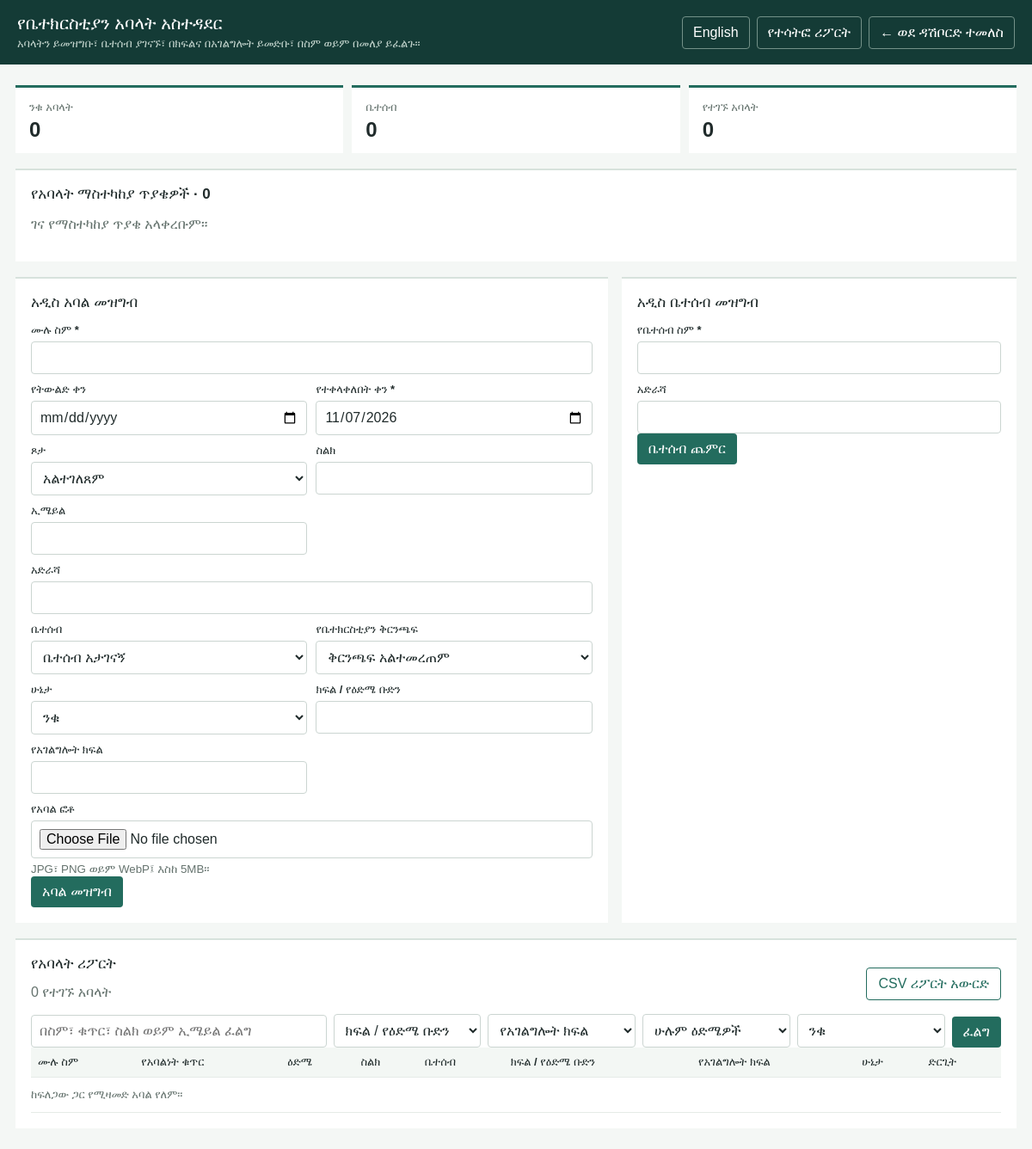
The page /admin_church_members.php (signed in) on the database as committed earlier.
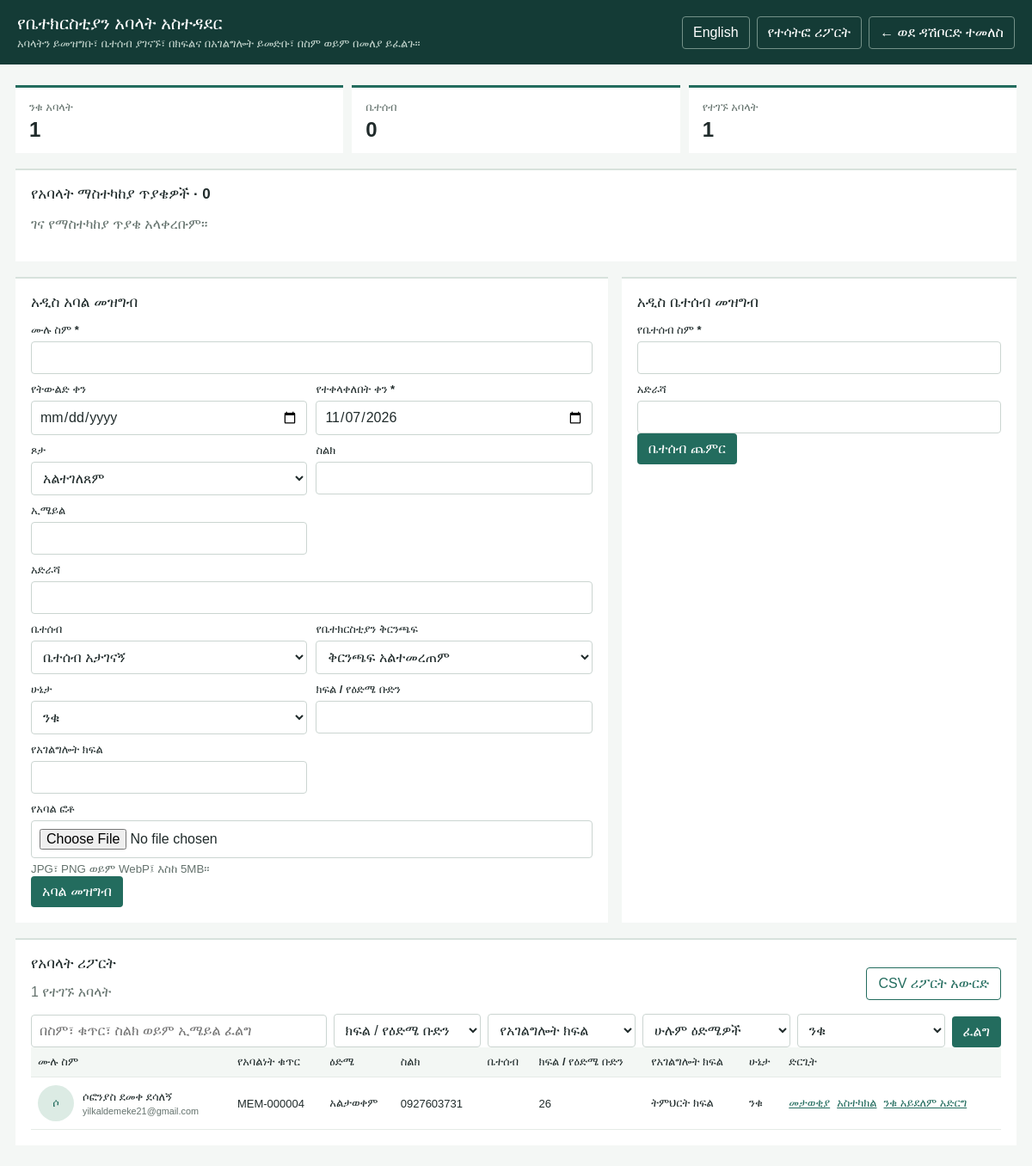
The same page on the database as committed later.
### tables this page shows
CREATE TABLE `church_members` (
  `id` int(10) unsigned NOT NULL AUTO_INCREMENT,
  `member_number` varchar(30) NOT NULL,
  `verification_token` char(64) DEFAULT NULL,
  `full_name` varchar(180) NOT NULL,
  `phone` varchar(40) DEFAULT NULL,
  `email` varchar(190) DEFAULT NULL,
  `gender` varchar(30) DEFAULT NULL,
  `address` varchar(255) DEFAULT NULL,
  `birth_date` date DEFAULT NULL,
  `photo_path` varchar(255) DEFAULT NULL,
  `family_id` int(10) unsigned DEFAULT NULL,
  `branch_id` int(10) unsigned DEFAULT NULL,
  `class_group` varchar(100) DEFAULT NULL,
  `service_group` varchar(100) DEFAULT NULL,
  `joined_on` date NOT NULL,
  `status` enum('active','inactive') NOT NULL DEFAULT 'active',
  `created_at` datetime NOT NULL DEFAULT current_timestamp(),
  `updated_at` datetime NOT NULL DEFAULT current_timestamp() ON UPDATE current_timestamp(),
  PRIMARY KEY (`id`),
  UNIQUE KEY `uq_church_member_number` (`member_number`),
  UNIQUE KEY `uq_church_member_verification_token` (`verification_token`),
  KEY `idx_church_members_status` (`status`),
  KEY `idx_church_members_name` (`full_name`),
  KEY `idx_church_members_family` (`family_id`),
  KEY `idx_church_members_branch` (`branch_id`),
  CONSTRAINT `fk_church_member_branch` FOREIGN KEY (`branch_id`) REFERENCES `church_branches` (`id`) ON DELETE SET NULL,
  CONSTRAINT `fk_church_member_family` FOREIGN KEY (`family_id`) REFERENCES `church_families` (`id`) ON DELETE SET NULL
);

### admin_management_i18n.php (called while the page is built, shortened)
<?php
$adminManagementLanguage = $_GET['lang'] ?? $_SESSION['admin_lang'] ?? 'am';
function adminManagementText(string $key): string
{
    global $adminManagementLanguage;
    return $translations[$key][$adminManagementLanguage] ?? $translations[$key]['en'] ?? $key;
}

### db.php (called while the page is built, shortened)
<?php
if (!function_exists('safe')) {
    function safe($value): string
    {
        if (is_scalar($value)) {
            return htmlspecialchars((string)$value, ENT_QUOTES, 'UTF-8');
        }
        return '';
    }
}

### admin_church_members.php (the view, shortened to what the rows shown need)
<?php
require_once __DIR__ . '/db.php';
require_once __DIR__ . '/management_schema.php';
require_once __DIR__ . '/admin_management_i18n.php';
$statusFilter = (string)($_GET['status'] ?? 'active');
$where = [];
$params = [];
if ($statusFilter !== 'all') {
    $where[] = 'm.status = :status';
    $params[':status'] = $statusFilter;
}
$whereSql = $where ? ' WHERE ' . implode(' AND ', $where) : '';
$query = 'SELECT m.*, f.family_name, f.family_number, b.branch_name, TIMESTAMPDIFF(YEAR, m.birth_date, CURDATE()) AS age FROM church_members m LEFT JOIN church_families f ON f.id = m.family_id LEFT JOIN church_branches b ON b.id = m.branch_id' . $whereSql . ' ORDER BY m.full_name ASC';
$stmt = $pdo->prepare($query);
$stmt->execute($params);
$stmt->execute($params);
$members = $stmt->fetchAll(PDO::FETCH_ASSOC);
?>
<!DOCTYPE html>
<html lang="<?php echo safe($adminManagementLanguage); ?>">
<head>
</head>
<body>
<header class="topbar"><div><h1><?php echo safe(adminManagementText('church_members_page')); ?></h1></div></header>
<main class="wrap">
    <section class="section" id="member-report">
        <div class="table-wrap"><table><thead><tr><th><?php echo safe(adminManagementText('full_name')); ?></th><th><?php echo safe(adminManagementText('member_number')); ?></th><th><?php echo safe(adminManagementText('member_age')); ?></th><th><?php echo safe(adminManagementText('phone')); ?></th><th><?php echo safe(adminManagementText('member_family')); ?></th><th><?php echo safe(adminManagementText('member_class_group')); ?></th><th><?php echo safe(adminManagementText('member_service_group')); ?></th><th><?php echo safe(adminManagementText('status')); ?></th><th class="no-print"><?php echo safe(adminManagementText('action')); ?></th></tr></thead><tbody>
        <?php if (!$members): ?><tr><td colspan="9" class="empty"><?php echo safe(adminManagementText('member_no_results')); ?></td></tr><?php else: foreach ($members as $member): ?><tr><td><div class="person"><?php if (!empty($member['photo_path'])): ?><img class="photo" src="church_member_photo.php?id=<?php echo (int)$member['id']; ?>" alt="<?php echo safe(adminManagementText('member_photo')); ?>"><?php else: ?><span class="avatar"><?php echo safe(mb_substr($member['full_name'], 0, 1)); ?></span><?php endif; ?><span><?php echo safe($member['full_name']); ?><br><small class="muted"><?php echo safe($member['email'] ?? ''); ?></small></span></div></td><td><?php echo safe($member['member_number']); ?></td><td><?php echo $member['age'] !== null ? (int)$member['age'] : safe(adminManagementText('member_age_unknown')); ?></td><td><?php echo safe($member['phone'] ?? ''); ?></td><td><?php echo safe($member['family_name'] ? $member['family_number'] . ' · ' . $member['family_name'] : ''); ?></td><td><?php echo safe($member['class_group'] ?? ''); ?></td><td><?php echo safe($member['service_group'] ?? ''); ?></td><td><?php echo safe(adminManagementText($member['status'] === 'active' ? 'member_active' : 'member_inactive')); ?></td><td class="no-print"><div class="actions"><a href="church_member_id_card.php?id=<?php echo (int)$member['id']; ?>"><?php echo $adminManagementLanguage === 'en' ? 'ID card' : 'መታወቂያ'; ?></a><a href="admin_church_members.php?lang=<?php echo safe($adminManagementLanguage); ?>&edit=<?php echo (int)$member['id']; ?>"><?php echo safe(adminManagementText('resource_edit_action')); ?></a><form method="post"><input type="hidden" name="csrf_token" value="<?php echo safe($csrf); ?>"><input type="hidden" name="action" value="set_status"><input type="hidden" name="id" value="<?php echo (int)$member['id']; ?>"><input type="hidden" name="status" value="<?php echo $member['status'] === 'active' ? 'inactive' : 'active'; ?>"><button type="submit"><?php echo safe(adminManagementText($member['status'] === 'active' ? 'set_inactive' : 'set_active')); ?></button></form></div></td></tr><?php endforeach; endif; ?>
        </tbody></table></div>
    </section>
</main>
</body>
</html>

Rows that differ between the two databases and show on the page:
added church_members: full_name "ሶ", full_name "ሶፎንያስ ደመቀ ደሳለኝ", email "yilkaldemeke21@gmail.com", member_number "MEM-000004", phone "0927603731", class_group "26", service_group "ትምህርት ክፍል", status "ንቁ", status "ንቁ አይደለም አድርግ"
Other text that changed with them:
$activeCount: "0" → "1"
$matchingCount: "0" → "1"
safe(adminManagementText('member_no_results')): "ከፍለጋው ጋር የሚዛመድ አባል የለም።" → (not shown)
